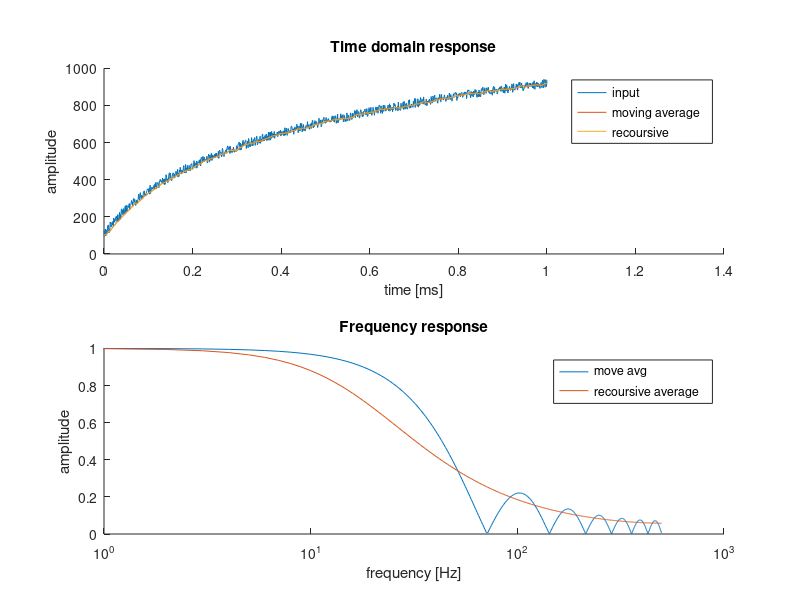

MATLAB code to generate this figure:
clear all;
pkg load signal;

inputData = csvread("acs_test_data.csv");

sps = inputData(1,1);                 #input signal sample rate 
ns = inputData(1,2);                  #get number of samples
verticalResolution = inputData(1,3);  #get vertical resolution
guard = inputData(1,4);               #get guard region
decoderRange = inputData(1,5);        

time = ns/sps;                        #input signal time period in seconds
              
########################## User filter settings  ############################### 
cutof_freq = 30;                      #low pass filter frequency
move_avg_magic_x = 0.196202;          #cutof frequency calculation factor
iir_tune_factor = 0.98;               #time domain tune factor

#move average filter parameters
average_window = sqrt(1 + sps*sps*move_avg_magic_x/(cutof_freq*cutof_freq)); #number of samples for move average filter
average_window = floor(average_window);
move_average_time = average_window/sps;

t = linspace(0,time,ns);         %time axis
signal = inputData (2,:);        %get test data

############################### signal filtering ###############################

#recoursive filter
avg_win = 2*average_window/pi();
#recoursive average
iir2_coef = iir_tune_factor*1/avg_win;
recoursive_filtered = guard;
iir2_filtered(1) = recoursive_filtered;

for i=2:(ns)
  recoursive_filtered(i) = iir2_coef*(signal(i) - recoursive_filtered(i-1)) + recoursive_filtered(i-1);
endfor 

#move average
for i = 1:(ns-average_window)
  move_avg_sum = sum(signal(i:(i+average_window-1)));
  x_avg_filt(i+average_window) = move_avg_sum/average_window;
endfor
x_avg_filt(1:average_window) = recoursive_filtered(1:average_window);     %iir2_filtered(1:average_window);

#filtering error between FIR and IIR implementation

filtering_error = x_avg_filt - recoursive_filtered;

max(filtering_error)
min(filtering_error)

############################# frequency response ###############################

f_axis = sps*(0:ns/2 - 1)/ns;      %calculate freq axis

%generate dirac impuls
dirac = zeros(1,ns);
dirac(average_window+1) = ones(1,1);

#recoursive average
iir2_filtered(1) = 0;

for i=2:(ns)
  iir2_filtered(i) = iir2_coef*(dirac(i) - iir2_filtered(i-1)) + iir2_filtered(i-1);
endfor 

#clasical move average
for i = 1:(ns-average_window)
  move_avg_sum = sum(dirac(i:(i+average_window-1)));
  x_avg_response(i+average_window) = move_avg_sum/average_window;
endfor

x_avg_response(1:average_window) = 0;

%recoursive average wave spectrum
fft_iir_avg = abs(fft(iir2_filtered));   %negative frequencyes to positive 
fft_iir_avg = fft_iir_avg(1:ns/2);          %discard freqs beyound fs/2

%move average wave spectrum
fft_move_avg = abs(fft(x_avg_response));  %negative frequencyes to positive 
fft_move_avg = fft_move_avg(1:ns/2);      %discard freqs beyound fs/2

f_axis(1) = 0.0001;       %nonzeros for log scale

######################### plot results ################################
close all;
figure(1, 'position', [0,50,1900,900]);
subplot(2,1,1)
hold on;
  plot(t, signal); 
  plot(t, x_avg_filt); 
  plot(t, recoursive_filtered); 
  legend("input", "moving average   ", "recoursive");
  title("Time domain response");
  xlabel("time [ms]");
  ylabel("amplitude");
hold off;

subplot(2,1,2)
hold on;
  semilogx(f_axis, fft_move_avg, ";move avg;", f_axis, fft_iir_avg, ";recoursive average   ;");
  axis([1,1000]);
  title("Frequency response");
  xlabel("frequency [Hz]");
  ylabel("amplitude");  
hold off;

print("Figs/filterResponse.svg", "-dsvg", "-S1600, 900");